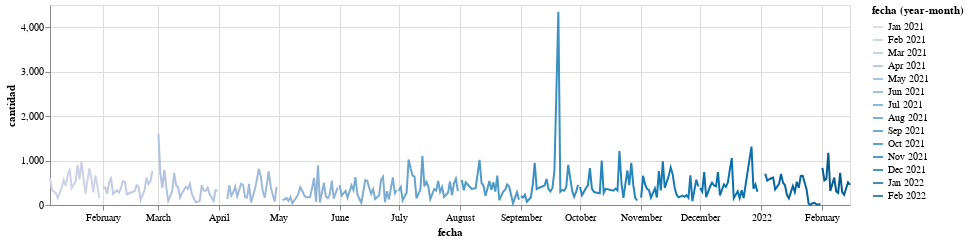

The cell this chart's notebook holds for it:
### Code cell
lineas = alt.Chart(df_ventas_ag).mark_line().encode(
    x='fecha:T',
    y='cantidad:Q',
    color=alt.Color('yearmonth(fecha):O', scale=alt.Scale(scheme='purpleblue')),
    tooltip=[
        alt.Tooltip('fecha:T', title='Fecha'),
        alt.Tooltip('cantidad:Q', title='Volumen de Venta')
    ]).properties(width=800, height=200)

lineas

### Figure 1 — Vega-Lite specification as saved in the notebook (floating-point values rounded to 4 significant figures; data arrays with more than 128 entries replaced by an {"elided": "..."} marker saying what was removed)
{"config": {"view": {"continuousWidth": 400, "continuousHeight": 300}}, "data": {"name": "data-e2d472d5d84d7fbe513a2961954722fe"}, "mark": "line", "encoding": {"color": {"field": "fecha", "scale": {"scheme": "purpleblue"}, "timeUnit": "yearmonth", "type": "ordinal"}, "tooltip": [{"field": "fecha", "title": "Fecha", "type": "temporal"}, {"field": "cantidad", "title": "Volumen de Venta", "type": "quantitative"}], "x": {"field": "fecha", "type": "temporal"}, "y": {"field": "cantidad", "type": "quantitative"}}, "height": 200, "width": 800, "$schema": "https://vega.github.io/schema/vega-lite/v4.17.0.json", "datasets": {"data-e2d472d5d84d7fbe513a2961954722fe": {"elided": "334 records"}}}
